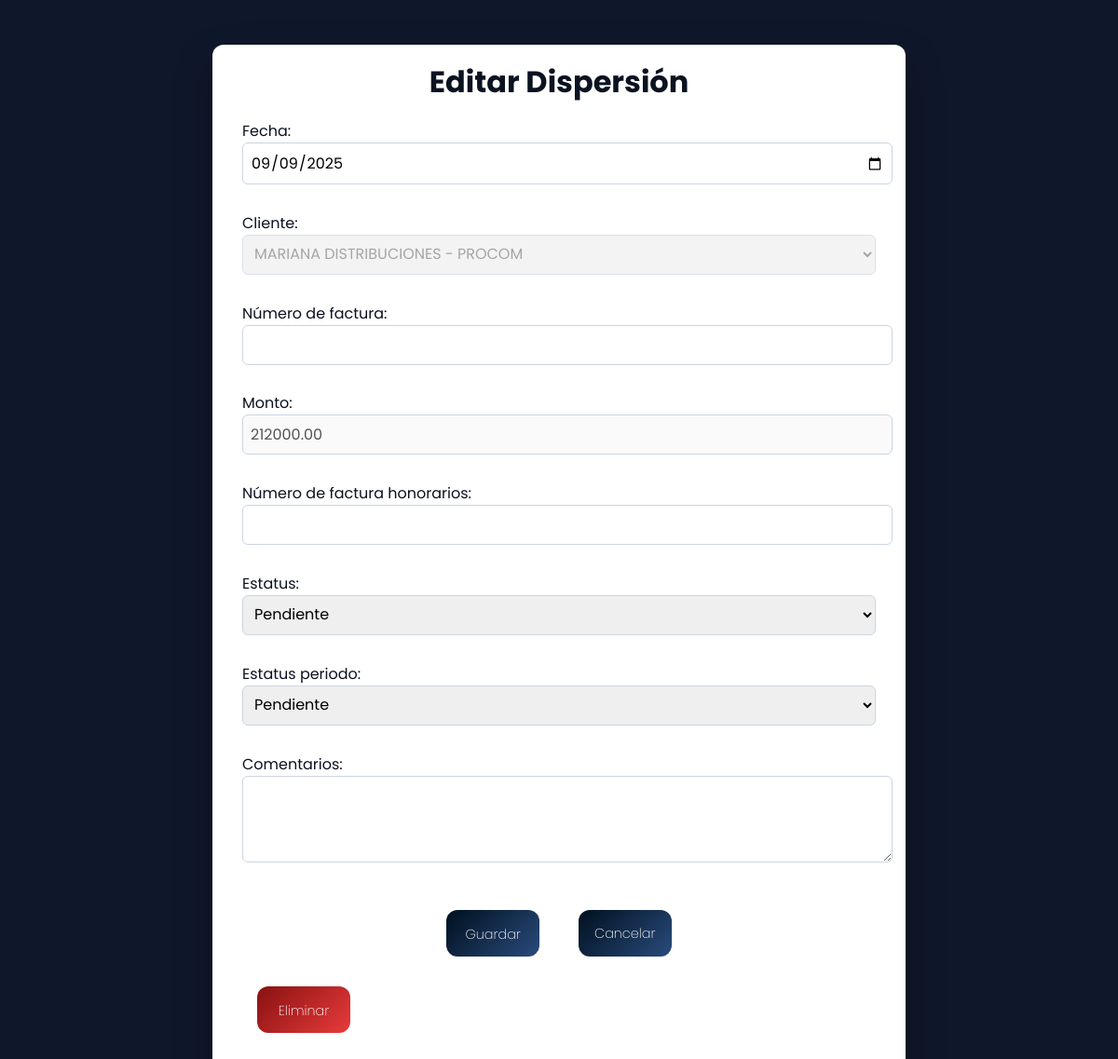
Page /dispersiones/editar/54/ on the committed database.
### dispersiones/models.py (models this page shows, shortened)
class Dispersion(models.Model):
    fecha = models.DateTimeField(default=timezone.now)
    cliente = models.ForeignKey(Cliente, on_delete=models.CASCADE)
    factura = models.CharField(max_length=100)
    num_factura = models.CharField(max_length=100, blank=True, null=True)
    monto = models.DecimalField(max_digits=12, decimal_places=2)
    comision = models.DecimalField(max_digits=12, decimal_places=2, editable=False)
    num_factura_honorarios = models.CharField(max_length=100, blank=True, null=True)
    total_honorarios = models.DecimalField(max_digits=12, decimal_places=2, editable=False)
    estatus = models.CharField(max_length=50)
    comentarios = models.TextField(blank=True, null=True)
    estatus_periodo = models.CharField(max_length=50)
    estatus_pago = models.CharField(max_length=50, default="Pendiente")
    comision_procom = models.DecimalField(max_digits=5, decimal_places=2, editable=False)

### dispersiones/views.py (the view)
# urls.py: path('editar/<int:pk>/', views.editar_dispersion, name='dispersiones_editar'),
def editar_dispersion(request, pk):
    dispersion = get_object_or_404(Dispersion, pk=pk)
    next_url = request.GET.get('next', request.META.get('HTTP_REFERER', '/dispersiones/listar/'))
    if request.method == 'POST':
        form = DispersionForm(request.POST, instance=dispersion)
        if form.is_valid():
            form.save()
            return redirect(request.POST.get('next', '/dispersiones/listar/'))
    else:
        form = DispersionForm(instance=dispersion)
    return render(request, 'dispersiones/editar.html', {
        'form': form,
        'titulo': 'Editar Dispersión',
        'dispersion': dispersion,
        'next_url': next_url
    })

### clientes/models.py (called while the page is built)
    def __str__(self):
        return f"{self.nombre} - {self.servicio}"

### dispersiones/templates/dispersiones/editar.html (shortened to what this page needs)
<!DOCTYPE html>
<html lang="es">
<head>
</head>
<body>
  <div class="card">
    <h1 class="headline">Editar Dispersión</h1>
    <form method="post">
      {{ form.as_p }}
      <div class="actions">
        <button type="submit" class="btn">Guardar</button>
        <a href="{{ next_url }}" class="btn">Cancelar</a>
      </div>
    </form>
    <form action="{% url 'dispersiones_eliminar' dispersion.id %}" method="post">
      <button type="submit" class="btn_eliminar" onclick="return confirm('¿Estás seguro de eliminar esta dispersión?')">Eliminar</button>
    </form>
  </div>
</body>
</html>

### dispersiones/templates/dispersiones/editar.html (style rules this page uses)
:root { --fuente-principal: 'Poppins', system-ui, -apple-system, Segoe UI, Roboto, sans-serif; }
*, *::before, *::after { font-family: var(--fuente-principal) !important; }
body { min-height: 100vh; display: grid; place-items: start center; background: #0f172a; margin: 0; padding-top: 2rem; }
.card { width: min(680px, 92vw); max-width: 1200px; margin: 1rem; min-height: 80vh; color: #0b1220; background: #ffffff; padding: 2rem; border-radius: 12px; box-shadow: 0 18px 40px rgba(0,0,0,.25); }
h1 { text-align: center; margin-bottom: 1rem; margin-top: -1rem; }
.btn, a.button { height: 50px; width: 100px; margin: 1rem; text-decoration: none; display: inline-block; color: #ffffff; background: linear-gradient(135deg, #00101f 0%, #294b7c 100%); border: none; border-radius: 12px; font-weight: 200; text-align: center; line-height: 50px; font-size: .9rem; box-sizing: border-box; cursor: pointer; transition: 0.3s; }
.btn_eliminar { height: 50px; width: 100px; margin: 1rem; text-decoration: none; display: inline-block; color: #ffffff; background: linear-gradient(135deg, #891111 0%, #e83b3b 100%); border: none; border-radius: 12px; font-weight: 200; text-align: center; line-height: 50px; font-size: .9rem; box-sizing: border-box; cursor: pointer; transition: 0.3s; }
.actions { margin-top:1rem; display:flex; gap:.6rem; justify-content: center; }
input, select, textarea { width: 100%; padding: .5rem; margin-bottom: .8rem; border: 1px solid #cbd5e1; border-radius: 6px; font-size: 1rem; }

### rows in the picture
Dispersion: fecha "09/09/2025", cliente "MARIANA DISTRIBUCIONES - PROCOM", monto "212000.00", estatus "Pendiente", estatus_periodo "Pendiente"
